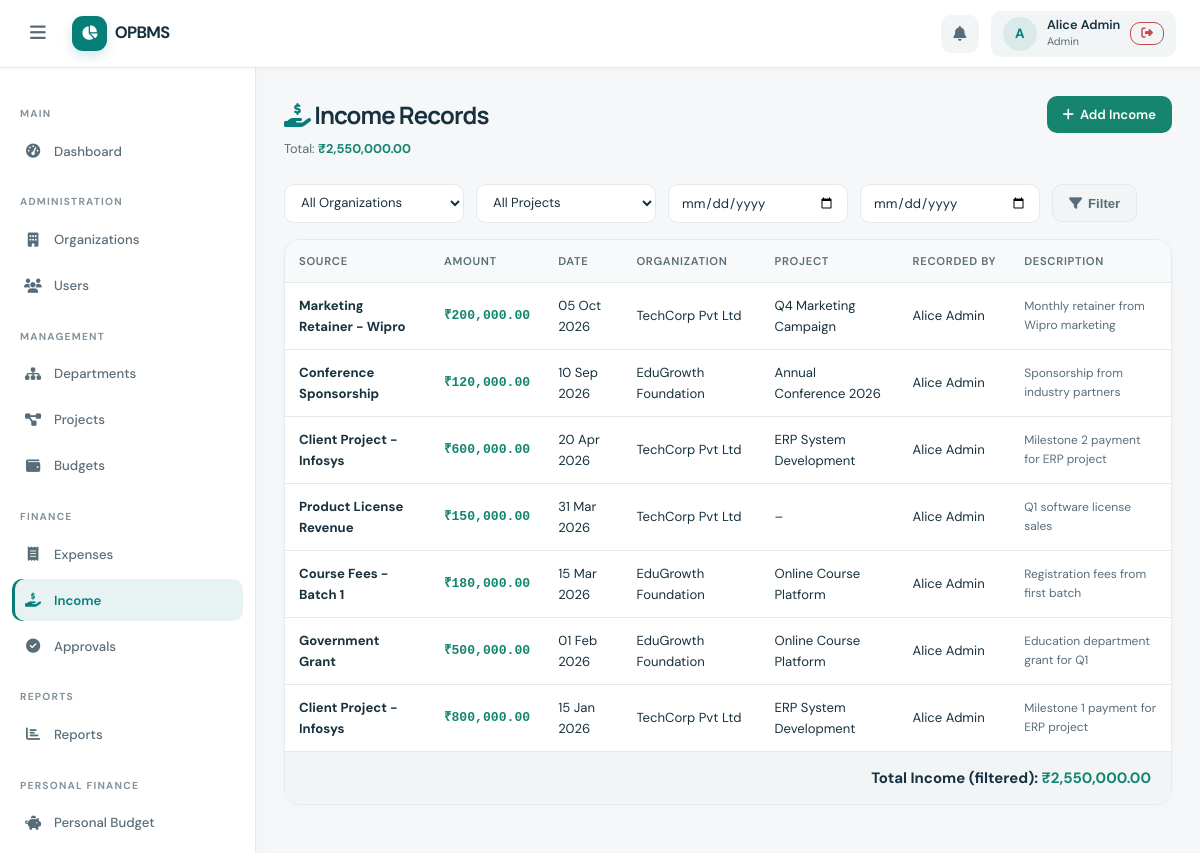
The page /income/index.php (signed in) on the database its author committed.
### tables this page shows
CREATE TABLE IF NOT EXISTS users (
    id            INT UNSIGNED AUTO_INCREMENT PRIMARY KEY,
    name          VARCHAR(120)  NOT NULL,
    email         VARCHAR(180)  NOT NULL UNIQUE,
    password_hash VARCHAR(255)  NOT NULL,
    role          ENUM('admin','dept_manager','project_manager','employee','personal') NOT NULL DEFAULT 'employee',
    is_active     TINYINT(1)   NOT NULL DEFAULT 1,
    created_at    TIMESTAMP    NOT NULL DEFAULT CURRENT_TIMESTAMP,
    updated_at    TIMESTAMP    NOT NULL DEFAULT CURRENT_TIMESTAMP ON UPDATE CURRENT_TIMESTAMP,
    INDEX idx_users_role (role),
    INDEX idx_users_email (email)
);

CREATE TABLE IF NOT EXISTS income_records (
    id              INT UNSIGNED  AUTO_INCREMENT PRIMARY KEY,
    source          VARCHAR(255)  NOT NULL,
    amount          DECIMAL(15,2) NOT NULL,
    income_date     DATE          NOT NULL,
    description     TEXT,
    organization_id INT UNSIGNED,
    department_id   INT UNSIGNED,
    project_id      INT UNSIGNED,
    recorded_by     INT UNSIGNED  NOT NULL,
    created_at      TIMESTAMP     NOT NULL DEFAULT CURRENT_TIMESTAMP,
    updated_at      TIMESTAMP     NOT NULL DEFAULT CURRENT_TIMESTAMP ON UPDATE CURRENT_TIMESTAMP,
    FOREIGN KEY (organization_id) REFERENCES organizations(id) ON DELETE CASCADE,
    FOREIGN KEY (department_id)   REFERENCES departments(id)   ON DELETE CASCADE,
    FOREIGN KEY (project_id)      REFERENCES projects(id)      ON DELETE CASCADE,
    FOREIGN KEY (department_id, organization_id) REFERENCES departments(id, organization_id) ON DELETE CASCADE,
    FOREIGN KEY (project_id, department_id) REFERENCES projects(id, department_id) ON DELETE CASCADE,
    FOREIGN KEY (recorded_by)     REFERENCES users(id)         ON DELETE RESTRICT,
    INDEX idx_income_org  (organization_id),
    INDEX idx_income_date (income_date)
);

CREATE TABLE IF NOT EXISTS organizations (
    id            INT UNSIGNED AUTO_INCREMENT PRIMARY KEY,
    name          VARCHAR(200)  NOT NULL,
    description   TEXT,
    address       TEXT,
    contact_email VARCHAR(180),
    created_by    INT UNSIGNED  NOT NULL,
    is_active     TINYINT(1)   NOT NULL DEFAULT 1,
    created_at    TIMESTAMP    NOT NULL DEFAULT CURRENT_TIMESTAMP,
    updated_at    TIMESTAMP    NOT NULL DEFAULT CURRENT_TIMESTAMP ON UPDATE CURRENT_TIMESTAMP,
    FOREIGN KEY (created_by) REFERENCES users(id) ON DELETE RESTRICT
);

CREATE TABLE IF NOT EXISTS projects (
    id              INT UNSIGNED AUTO_INCREMENT PRIMARY KEY,
    department_id   INT UNSIGNED  NOT NULL,
    name            VARCHAR(200)  NOT NULL,
    description     TEXT,
    manager_id      INT UNSIGNED,
    start_date      DATE,
    end_date        DATE,
    status          ENUM('active','completed','on_hold','cancelled') NOT NULL DEFAULT 'active',
    created_at      TIMESTAMP    NOT NULL DEFAULT CURRENT_TIMESTAMP,
    updated_at      TIMESTAMP    NOT NULL DEFAULT CURRENT_TIMESTAMP ON UPDATE CURRENT_TIMESTAMP,
    FOREIGN KEY (department_id) REFERENCES departments(id) ON DELETE CASCADE,
    FOREIGN KEY (manager_id)    REFERENCES users(id)       ON DELETE SET NULL,
    UNIQUE KEY uq_project_id_dept (id, department_id),
    INDEX idx_proj_dept (department_id),
    INDEX idx_proj_mgr  (manager_id)
);

### includes/auth.php (called while the page is built, shortened)
<?php
require_once __DIR__ . '/../config/database.php';
function requireLogin(): void {
    $stmt = getDB()->prepare('SELECT name, email, role, is_active FROM users WHERE id = ?');
    $stmt->execute([$_SESSION['user_id']]);
}
function requireRole(array $roles): void {
    requireLogin();
}
function getCurrentUser(): ?array {
    static $user = null;
    if ($user === null) {
        $pdo  = getDB();
        $stmt = $pdo->prepare("SELECT id, name, email, role, is_active FROM users WHERE id = ?");
        $stmt->execute([$_SESSION['user_id']]);
        $user = $stmt->fetch() ?: null;
    }
    return $user;
}
function getIncomeScopeSql(string $role, int $userId, string $alias = 'i'): array {
    if ($role === 'admin') {
        return ['1=1', []];
    }
    return ['1=0', []];
}

### includes/functions.php (called while the page is built, shortened)
<?php
function e(string $s): string {
    return htmlspecialchars($s, ENT_QUOTES | ENT_HTML5, 'UTF-8');
}
function formatMoney(float $amount, string $currency = '₹'): string {
    return $currency . number_format($amount, 2, '.', ',');
}
function formatDate(?string $date): string {
    return date('d M Y', strtotime($date));
}

### config/database.php (called while the page is built, shortened)
<?php
function getDB(): PDO {
    static $pdo = null;
    if ($pdo === null) {
        $dsn = "mysql:host=" . DB_HOST . ";port=" . DB_PORT . ";dbname=" . DB_NAME . ";charset=" . DB_CHARSET;
        $options = [
            PDO::ATTR_ERRMODE            => PDO::ERRMODE_EXCEPTION,
            PDO::ATTR_DEFAULT_FETCH_MODE => PDO::FETCH_ASSOC,
            PDO::ATTR_EMULATE_PREPARES   => false,
        ];
        try {
            $pdo = new PDO($dsn, DB_USER, DB_PASS, $options);
        } catch (PDOException $e) {
            error_log("Database connection failed: " . $e->getMessage());
            http_response_code(500);
            header('Content-Type: text/html; charset=utf-8');
            exit('<!doctype html><html lang="en"><meta charset="utf-8"><title>OPBMS unavailable</title>'
                . '<body><h1>OPBMS is temporarily unavailable</h1>'
                . '<p>Could not connect to the database. Verify the MySQL service and settings in config/database.php.</p>'
                . '</body></html>');
        }
    }
    return $pdo;
}

### income/index.php (the view, shortened to what this page needs)
<?php
require_once __DIR__ . '/../config/database.php';
require_once __DIR__ . '/../includes/auth.php';
require_once __DIR__ . '/../includes/functions.php';
requireRole(['admin','dept_manager','project_manager']);
$pdo = getDB();
$uid  = $_SESSION['user_id'];
$role = $_SESSION['user_role'];
$fromDate   = $_GET['from'] ?? '';
$toDate     = $_GET['to']   ?? '';
$incomeScope = getIncomeScopeSql($role, (int)$uid, 'ir');
$where  = [$incomeScope[0]];
$params = $incomeScope[1];
$sql = "SELECT ir.*, u.name as recorder_name, o.name as org_name, d.name as dept_name, p.name as proj_name
    FROM income_records ir
    JOIN users u ON u.id=ir.recorded_by
    LEFT JOIN organizations o ON o.id=ir.organization_id
    LEFT JOIN departments d ON d.id=ir.department_id
    LEFT JOIN projects p ON p.id=ir.project_id
    WHERE " . implode(' AND ', $where) . "
    ORDER BY ir.income_date DESC, ir.created_at DESC";
$stmt = $pdo->prepare($sql);
$stmt->execute($params);
$records = $stmt->fetchAll();
$totalIncome = array_sum(array_column($records, 'amount'));
require_once __DIR__ . '/../includes/header.php';
require_once __DIR__ . '/../includes/sidebar.php';
?>
<main class="main-content">
  <div class="page-header">
    <div>
      <h1 class="page-title"><i class="fa fa-hand-holding-dollar" style="color:var(--color-primary)"></i> Income Records</h1>
      <p class="page-subtitle">Total: <strong class="text-success"><?= formatMoney($totalIncome) ?></strong></p>
    </div>
    <div class="page-actions">
      <?php if (in_array($role,['admin','dept_manager','project_manager'])): ?>
      <a href="<?= BASE_URL ?>/income/create.php" class="btn btn-success"><i class="fa fa-plus"></i> Add Income</a>
      <?php endif; ?>
    </div>
  </div>
  <form method="GET" class="filter-bar">
    <select name="org_id" onchange="this.form.submit()">
      <option value="">All Organizations</option>
    </select>
    <select name="proj_id" onchange="this.form.submit()">
      <option value="">All Projects</option>
    </select>
    <input type="date" name="from" value="<?= e($fromDate) ?>" placeholder="From date">
    <input type="date" name="to" value="<?= e($toDate) ?>" placeholder="To date">
    <button type="submit" class="btn btn-secondary"><i class="fa fa-filter"></i> Filter</button>
  </form>
  <div class="card">
    <div class="card-body" style="padding:0;">
      <div class="table-wrap">
        <table>
          <thead>
            <tr><th>Source</th><th>Amount</th><th>Date</th><th>Organization</th><th>Project</th><th>Recorded By</th><th>Description</th></tr>
          </thead>
          <tbody>
            <?php if (empty($records)): ?>
            <tr><td colspan="7">
              <div class="empty-state">
                <i class="fa fa-hand-holding-dollar"></i>
                <h3>No Income Records</h3>
                <p>No records match the current filters.</p>
                <a href="<?= BASE_URL ?>/income/create.php" class="btn btn-success" style="margin-top:12px;"><i class="fa fa-plus"></i> Add Income</a>
              </div>
            </td></tr>
            <?php else: ?>
            <?php foreach ($records as $r): ?>
            <tr>
              <td><strong><?= e($r['source']) ?></strong></td>
              <td class="font-mono text-success fw-600"><?= formatMoney((float)$r['amount']) ?></td>
              <td><?= formatDate($r['income_date']) ?></td>
              <td><?= e($r['org_name'] ?? '–') ?></td>
              <td><?= e($r['proj_name'] ?? '–') ?></td>
              <td><?= e($r['recorder_name']) ?></td>
              <td style="font-size:0.8rem;color:var(--color-text-2);"><?= e(mb_strimwidth($r['description'] ?? '', 0, 60, '…')) ?></td>
            </tr>
            <?php endforeach; ?>
            <?php endif; ?>
          </tbody>
        </table>
      </div>
    </div>
    <?php if (!empty($records)): ?>
    <div class="card-footer" style="text-align:right;">
      <strong>Total Income (filtered): <span class="text-success"><?= formatMoney($totalIncome) ?></span></strong>
    </div>
    <?php endif; ?>
  </div>
</main>
<?php require_once __DIR__ . '/../includes/footer.php'; ?>

### includes/header.php (shortened to what this page needs)
<?php
require_once __DIR__ . '/../includes/functions.php';
$currentUser = getCurrentUser();
?>
<!DOCTYPE html>
<html lang="en">
<head>
<link rel="stylesheet" href="<?= BASE_URL ?>/assets/css/style.css">
<link rel="stylesheet" href="https://cdnjs.cloudflare.com/ajax/libs/font-awesome/6.5.0/css/all.min.css">
</head>
<body>
<div class="app-wrapper">
<header class="topbar">
  <button class="sidebar-toggle" id="sidebarToggle" aria-label="Toggle Sidebar" aria-controls="sidebar" aria-expanded="false">
    <i class="fa fa-bars"></i>
  </button>
  <a class="topbar-brand" href="<?= BASE_URL ?>/">
    <span class="brand-mark"><i class="fa-solid fa-chart-pie"></i></span>
    <span>OPBMS</span>
  </a>
  <nav class="topbar-right">
    <?php
    $currentRole = $currentUser['role'] ?? '';
    $activityUrl = $currentRole === 'personal'
        ? BASE_URL . '/personal/transactions.php'
        : (in_array($currentRole, ['admin', 'dept_manager', 'project_manager'], true)
            ? BASE_URL . '/approvals/index.php'
            : BASE_URL . '/expenses/index.php');
    ?>
    <a href="<?= $activityUrl ?>" class="topbar-icon-btn" title="<?= in_array($currentRole, ['admin', 'dept_manager', 'project_manager'], true) ? 'Review approvals' : 'View activity' ?>" aria-label="<?= in_array($currentRole, ['admin', 'dept_manager', 'project_manager'], true) ? 'Review approvals' : 'View activity' ?>">
      <i class="fa fa-bell"></i>
    </a>
    <?php if ($currentUser): ?>
    <div class="topbar-user">
      <div class="user-avatar"><?= strtoupper(substr($currentUser['name'], 0, 1)) ?></div>
      <div class="user-meta">
        <span class="user-name"><?= e($currentUser['name']) ?></span>
        <span class="user-role"><?= e(ucwords(str_replace('_', ' ', $currentUser['role']))) ?></span>
      </div>
      <a href="<?= BASE_URL ?>/auth/logout.php" class="btn btn-sm btn-outline-danger" title="Logout">
        <i class="fa fa-sign-out-alt"></i>
      </a>
    </div>
    <?php endif; ?>
  </nav>
</header>

### rows shown on the page
users: name "A", name "Alice Admin", role "Admin"
income_records: source "Marketing Retainer - Wipro", amount "₹200,000.00", income_date "05 Oct 2026", organizations.name "TechCorp Pvt Ltd", project.name "Q4 Marketing Campaign", recorded_by.name "Alice Admin", description "Monthly retainer from Wipro marketing"
income_records: source "Conference Sponsorship", amount "₹120,000.00", income_date "10 Sep 2026", organizations.name "EduGrowth Foundation", department.name "Annual Conference 2026", recorded_by.name "Alice Admin", description "Sponsorship from industry partners"
income_records: source "Client Project - Infosys", amount "₹600,000.00", income_date "20 Apr 2026", organizations.name "TechCorp Pvt Ltd", department.name "ERP System Development", recorded_by.name "Alice Admin", description "Milestone 2 payment for ERP project"
income_records: source "Product License Revenue", amount "₹150,000.00", income_date "31 Mar 2026", organizations.name "TechCorp Pvt Ltd", proj_name "–", recorded_by.name "Alice Admin", description "Q1 software license sales"
income_records: source "Course Fees - Batch 1", amount "₹180,000.00", income_date "15 Mar 2026", organizations.name "EduGrowth Foundation", department.name "Online Course Platform", recorded_by.name "Alice Admin", description "Registration fees from first batch"
income_records: source "Government Grant", amount "₹500,000.00", income_date "01 Feb 2026", organizations.name "EduGrowth Foundation", department.name "Online Course Platform", recorded_by.name "Alice Admin", description "Education department grant for Q1"
income_records: source "Client Project - Infosys", amount "₹800,000.00", income_date "15 Jan 2026", organizations.name "TechCorp Pvt Ltd", department.name "ERP System Development", recorded_by.name "Alice Admin", description "Milestone 1 payment for ERP project"

### other values the page prints
$label "Dashboard Organizations Users Departments Projects Budgets Expenses Income Approvals Reports Personal Budget"
formatMoney($totalIncome) "₹2,550,000.00"
